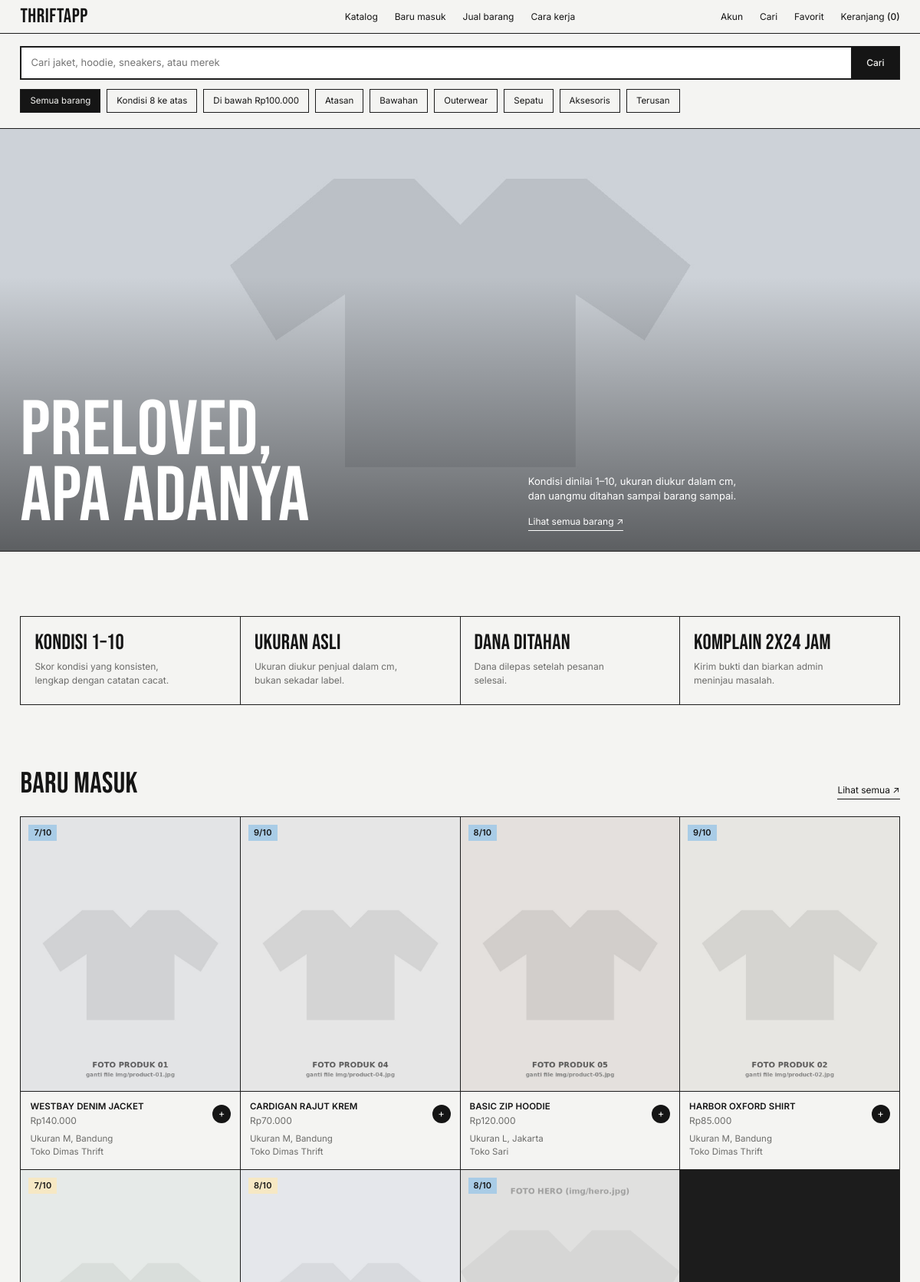
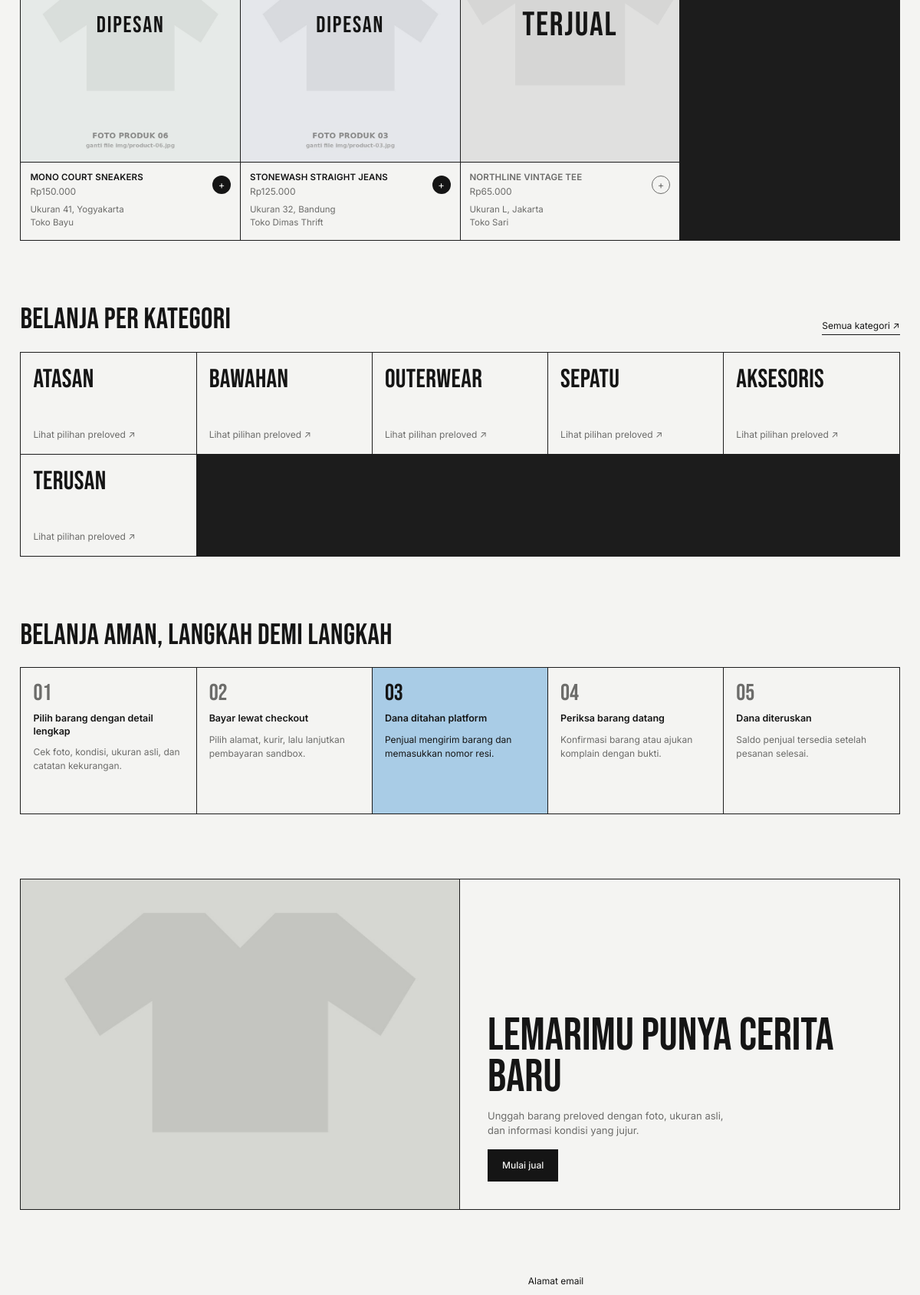
The page / (upper part) on the database its author committed (2 pictures, top to bottom).
### tables this page shows
CREATE TABLE categories (
  id         BIGINT UNSIGNED NOT NULL AUTO_INCREMENT,
  parent_id  BIGINT UNSIGNED NULL,
  name       VARCHAR(60) NOT NULL,
  slug       VARCHAR(80) NOT NULL,
  sort_order SMALLINT NOT NULL DEFAULT 0,
  is_active  TINYINT(1) NOT NULL DEFAULT 1,
  is_new     TINYINT(1) NOT NULL DEFAULT 0,        
  created_at DATETIME NOT NULL DEFAULT CURRENT_TIMESTAMP,
  updated_at DATETIME NOT NULL DEFAULT CURRENT_TIMESTAMP ON UPDATE CURRENT_TIMESTAMP,
  PRIMARY KEY (id),
  UNIQUE KEY uq_categories_slug (slug),
  KEY idx_categories_parent (parent_id),
  CONSTRAINT fk_categories_parent FOREIGN KEY (parent_id) REFERENCES categories (id)
    ON DELETE RESTRICT ON UPDATE CASCADE
);

CREATE TABLE products (
  id                     BIGINT UNSIGNED NOT NULL AUTO_INCREMENT,
  shop_id                BIGINT UNSIGNED NOT NULL,
  category_id            BIGINT UNSIGNED NOT NULL,        
  brand_id               BIGINT UNSIGNED NULL,            
  title                  VARCHAR(150) NOT NULL,
  description            TEXT NULL,
  material               VARCHAR(60) NULL,
  color                  VARCHAR(30) NULL,
  gender                 ENUM('male','female','unisex') NOT NULL DEFAULT 'unisex',
  size_type              ENUM('letter','number','shoe','one_size') NOT NULL DEFAULT 'letter',
  size_label             VARCHAR(10) NOT NULL,            
  price                  BIGINT UNSIGNED NOT NULL,        
  weight_gram            INT UNSIGNED NOT NULL,
  seller_condition_score TINYINT UNSIGNED NOT NULL,       
  condition_score        TINYINT UNSIGNED NOT NULL,       
  status                 ENUM('draft','pending_review','rejected','active','reserved','sold','inactive')
                         NOT NULL DEFAULT 'draft',
  reserved_until         DATETIME NULL,                   
  submitted_at           DATETIME NULL,                   
  published_at           DATETIME NULL,                   
  sold_at                DATETIME NULL,
  created_at             DATETIME NOT NULL DEFAULT CURRENT_TIMESTAMP,
  updated_at             DATETIME NOT NULL DEFAULT CURRENT_TIMESTAMP ON UPDATE CURRENT_TIMESTAMP,
  PRIMARY KEY (id),
  KEY idx_products_shop_status (shop_id, status),
  KEY idx_products_category (category_id, status),
  KEY idx_products_brand (brand_id),
  KEY idx_products_status_pub (status, published_at),
  KEY idx_products_price (price),
  KEY idx_products_condition (condition_score),
  FULLTEXT KEY ft_products_search (title, description),
  CONSTRAINT chk_products_cond   CHECK (condition_score BETWEEN 6 AND 10),
  CONSTRAINT chk_products_scond  CHECK (seller_condition_score BETWEEN 6 AND 10),
  CONSTRAINT chk_products_price  CHECK (price > 0),
  CONSTRAINT fk_products_shop     FOREIGN KEY (shop_id)     REFERENCES shops (id)
    ON DELETE RESTRICT ON UPDATE CASCADE,
  CONSTRAINT fk_products_category FOREIGN KEY (category_id) REFERENCES categories (id)
    ON DELETE RESTRICT ON UPDATE CASCADE,
  CONSTRAINT fk_products_brand    FOREIGN KEY (brand_id)    REFERENCES brands (id)
    ON DELETE SET NULL ON UPDATE CASCADE
);

CREATE TABLE shops (
  id                   BIGINT UNSIGNED NOT NULL AUTO_INCREMENT,
  user_id              BIGINT UNSIGNED NOT NULL,
  name                 VARCHAR(100) NOT NULL,
  slug                 VARCHAR(120) NOT NULL,
  description          TEXT NULL,
  city                 VARCHAR(80)  NOT NULL,
  avatar_path          VARCHAR(255) NULL,
  rating_avg           DECIMAL(2,1) NOT NULL DEFAULT 0.0,    
  review_count         INT UNSIGNED NOT NULL DEFAULT 0,      
  sold_count           INT UNSIGNED NOT NULL DEFAULT 0,      
  avg_response_minutes INT UNSIGNED NULL,                    
  is_active            TINYINT(1) NOT NULL DEFAULT 1,
  created_at           DATETIME NOT NULL DEFAULT CURRENT_TIMESTAMP,
  updated_at           DATETIME NOT NULL DEFAULT CURRENT_TIMESTAMP ON UPDATE CURRENT_TIMESTAMP,
  PRIMARY KEY (id),
  UNIQUE KEY uq_shops_user (user_id),
  UNIQUE KEY uq_shops_slug (slug),
  KEY idx_shops_city (city),
  CONSTRAINT fk_shops_user FOREIGN KEY (user_id) REFERENCES users (id)
    ON DELETE RESTRICT ON UPDATE CASCADE
);

### includes/bootstrap.php (called while the page is built, shortened)
<?php
$config = require __DIR__ . '/../config/config.php';
$pdo = null;
try {
    $dsn = sprintf('mysql:host=%s;port=%s;dbname=%s;charset=utf8mb4', $config['db_host'], $config['db_port'], $config['db_name']);
    $pdo = new PDO($dsn, $config['db_user'], $config['db_pass'], [
        PDO::ATTR_ERRMODE => PDO::ERRMODE_EXCEPTION,
        PDO::ATTR_DEFAULT_FETCH_MODE => PDO::FETCH_ASSOC,
        PDO::ATTR_EMULATE_PREPARES => false,
    ]);
    $pdo->exec("SET time_zone = '+08:00'");
} catch (Throwable $e) {
    $dbError = $e->getMessage();
}
function db(): PDO {
    global $pdo;
    return $pdo;
}
function h(mixed $value): string { return htmlspecialchars((string)$value, ENT_QUOTES | ENT_SUBSTITUTE, 'UTF-8'); }
function route_url(string $route = 'home', array $params = []): string {
    return 'index.php?' . http_build_query(array_merge(['r' => $route], $params));
}
function money(mixed $amount): string { return 'Rp' . number_format((float)$amount, 0, ',', '.'); }
function user(): ?array {
    static $loaded = false;
    static $current = null;
    if ($loaded) return $current;
    $loaded = true;
    if (empty($_SESSION['user_id']) || !$GLOBALS['pdo']) return null;
    $q = db()->prepare("SELECT id,name,email,phone,role,is_seller,status FROM users WHERE id=? LIMIT 1");
    $q->execute([(int)$_SESSION['user_id']]);
    $current = $q->fetch() ?: null;
    return $current;
}
function product_photo_url(?string $path): string {
    $path = str_replace('\\', '/', $path);
    return 'assets/' . ltrim($path, '/');
}
function product_photos(int $productId): array {
    $q = db()->prepare('SELECT * FROM product_photos WHERE product_id=? ORDER BY sort_order,id'); $q->execute([$productId]); return $q->fetchAll();
}
function product_card_image(array $p): string {
    if (!empty($p['main_photo'])) return product_photo_url($p['main_photo']);
    $photos = product_photos((int)$p['id']);
    return $photos ? product_photo_url($photos[0]['path']) : 'assets/img/hero.jpg';
}
function product_catalog_sql(): string {
    return "SELECT p.id,p.title,p.price,p.size_label,p.size_type,p.color,p.gender,p.condition_score,p.status,p.published_at,c.id AS category_id,c.name AS category_name,pc.name AS parent_category_name,b.name AS brand_name,s.id AS shop_id,s.name AS shop_name,s.city AS shop_city,(SELECT COUNT(*) FROM product_defects d WHERE d.product_id=p.id) AS defect_count,(SELECT ph.path FROM product_photos ph WHERE ph.product_id=p.id ORDER BY ph.sort_order,ph.id LIMIT 1) AS main_photo FROM products p JOIN categories c ON c.id=p.category_id LEFT JOIN categories pc ON pc.id=c.parent_id LEFT JOIN brands b ON b.id=p.brand_id JOIN shops s ON s.id=p.shop_id WHERE p.status IN ('active','reserved','sold') AND s.is_active=1";
}

### includes/views_common.php (the view, shortened to what this page needs)
<?php
function page_head(string $title, string $area = 'customer'): void {
    $extra = $area === 'admin' ? '<link rel="stylesheet" href="assets/admin.css">' : ($area === 'seller' ? '<link rel="stylesheet" href="assets/seller.css">' : '');
    echo '<!doctype html><html lang="id"><head><meta charset="utf-8"><meta name="viewport" content="width=device-width,initial-scale=1"><meta name="theme-color" content="#f4f4f2"><title>' . h($title) . ' — ThriftApp</title><link rel="stylesheet" href="assets/style.css"><link rel="stylesheet" href="assets/app.css">' . $extra . '</head><body>';
}
function render_flashes(): void {
    $flashes = pull_flashes();
    if (!$flashes) return;
}
function customer_header(string $active = 'home'): void {
    $u = user();
    $cartCount = 0;
    echo '<header class="top"><a class="logo" href="' . route_url('home') . '">THRIFTAPP</a>';
    echo '<nav class="nav nav--main" aria-label="Utama"><a class="' . ($active==='catalog'?'is-on':'') . '" href="' . route_url('catalog') . '">Katalog</a><a href="' . route_url('catalog',['sort'=>'newest']) . '">Baru masuk</a><a href="' . route_url($u&&((int)$u['is_seller']===1)?'seller_dashboard':'account') . '">Jual barang</a><a href="' . route_url('home') . '#alur">Cara kerja</a></nav>';
    echo '<nav class="nav nav--tools" aria-label="Akun"><a class="hide-s" href="' . route_url($u?'account':'login') . '">' . ($u ? h(explode(' ',$u['name'])[0]) : 'Akun') . '</a><a href="' . route_url('catalog') . '">Cari</a><a class="hide-s" href="' . route_url('favorites') . '">Favorit</a><a href="' . route_url('cart') . '">Keranjang <b data-cart-count>(' . $cartCount . ')</b></a><button class="burger" type="button">Menu</button></nav></header>';
}
function customer_start(string $title, string $active = 'home'): void { page_head($title,'customer'); customer_header($active); render_flashes(); }
function customer_end(): void { customer_footer(); echo '<script>document.querySelector(".burger")?.addEventListener("click",()=>document.querySelector(".nav--main")?.classList.toggle("is-mobile-open"));</script></body></html>'; }
function product_cards(array $products): void {
    echo '<div class="grid products">';
    foreach ($products as $p) {
        $status=(string)($p['status']??'active'); $class=$status==='sold'?' card--sold':($status==='reserved'?' card--reserved':'');
        $img=product_card_image($p);
        echo '<a class="card' . $class . '" href="' . route_url('product',['id'=>(int)$p['id']]) . '"><div class="card__img"><span class="badge">' . (int)$p['condition_score'] . '/10</span><img src="' . h($img) . '" alt="' . h($p['title']) . '" loading="lazy">';
        if($status==='reserved') echo '<span class="sold">DIPESAN</span>'; elseif($status==='sold') echo '<span class="sold">TERJUAL</span>';
        echo '</div><div class="card__info"><span class="card__name">' . h($p['title']) . '</span><span class="plus">+</span><span class="card__price">' . money($p['price']) . '</span><span class="card__meta">Ukuran ' . h($p['size_label']) . ', ' . h($p['shop_city']??'') . '<br>' . h($p['shop_name']??'') . '</span></div></a>';
    }
    echo '</div>';
}
function get_product_cards(int $limit = 12, array $filters = []): array {
    $sql=product_catalog_sql(); $params=[];
    $sort=$filters['sort']??'newest';
    if ($sort==='price_low') $sql.=" ORDER BY p.price ASC,p.published_at DESC";
    elseif ($sort==='price_high') $sql.=" ORDER BY p.price DESC,p.published_at DESC";
    elseif ($sort==='condition') $sql.=" ORDER BY p.condition_score DESC,p.published_at DESC";
    else $sql.=" ORDER BY FIELD(p.status,'active','reserved','sold'),p.published_at DESC,p.created_at DESC";
    $sql.=' LIMIT '.max(1,min(60,$limit));
    $q=db()->prepare($sql); $q->execute($params); return $q->fetchAll();
}

### includes/views_customer.php (shortened to what this page needs)
<?php
function render_home(): void {
    customer_start('Beranda','home');
    $items=get_product_cards(8,['sort'=>'newest']);
    $cats=db()->query('SELECT id,name,slug FROM categories WHERE parent_id IS NULL AND is_active=1 ORDER BY sort_order LIMIT 6')->fetchAll();
    ?>
    <main>
      <section class="page page--tight"><form class="searchbar" method="get" action="index.php"><input type="hidden" name="r" value="catalog"><input aria-label="Cari barang" name="q" placeholder="Cari jaket, hoodie, sneakers, atau merek"><button class="btn" type="submit">Cari</button></form>
        <div class="chips chips--scroll quick" style="margin-top:12px"><a class="chip is-on" href="<?=h(route_url('catalog'))?>">Semua barang</a><a class="chip" href="<?=h(route_url('catalog',['min_condition'=>8]))?>">Kondisi 8 ke atas</a><a class="chip" href="<?=h(route_url('catalog',['max_price'=>100000]))?>">Di bawah Rp100.000</a><?php foreach($cats as $cat): ?><a class="chip" href="<?=h(route_url('catalog',['category_id'=>$cat['id']]))?>"><?=h($cat['name'])?></a><?php endforeach; ?></div>
      </section>
      <section class="hero" style="margin-top:20px;border-top:1px solid var(--line)"><img src="assets/img/hero.jpg" alt="Koleksi thrift terbaru"><div class="hero__in"><h1>PRELOVED,<br>APA ADANYA</h1><div><p>Kondisi dinilai 1–10, ukuran diukur dalam cm, dan uangmu ditahan sampai barang sampai.</p><a class="link" href="<?=h(route_url('catalog'))?>">Lihat semua barang ↗</a></div></div></section>
      <section aria-label="Jaminan" class="sec"><div class="grid trust"><div><b>Kondisi 1–10</b><span>Skor kondisi yang konsisten, lengkap dengan catatan cacat.</span></div><div><b>Ukuran asli</b><span>Ukuran diukur penjual dalam cm, bukan sekadar label.</span></div><div><b>Dana ditahan</b><span>Dana dilepas setelah pesanan selesai.</span></div><div><b>Komplain 2x24 jam</b><span>Kirim bukti dan biarkan admin meninjau masalah.</span></div></div></section>
      <section class="sec"><div class="sec__head"><h2>BARU MASUK</h2><a class="link" href="<?=h(route_url('catalog'))?>">Lihat semua ↗</a></div><?php product_cards($items); ?></section>
      <section class="sec"><div class="sec__head"><h2>BELANJA PER KATEGORI</h2><a class="link" href="<?=h(route_url('catalog'))?>">Semua kategori ↗</a></div><div class="grid cats"><?php foreach($cats as $cat): ?><a class="cat" href="<?=h(route_url('catalog',['category_id'=>$cat['id']]))?>"><b><?=h(strtoupper($cat['name']))?></b><span>Lihat pilihan preloved ↗</span></a><?php endforeach; ?></div></section>
      <section class="sec" id="alur"><div class="sec__head"><h2>BELANJA AMAN, LANGKAH DEMI LANGKAH</h2></div><div class="grid steps"><div class="step"><i>01</i><b>Pilih barang dengan detail lengkap</b><p>Cek foto, kondisi, ukuran asli, dan catatan kekurangan.</p></div><div class="step"><i>02</i><b>Bayar lewat checkout</b><p>Pilih alamat, kurir, lalu lanjutkan pembayaran sandbox.</p></div><div class="step step--key"><i>03</i><b>Dana ditahan platform</b><p>Penjual mengirim barang dan memasukkan nomor resi.</p></div><div class="step"><i>04</i><b>Periksa barang datang</b><p>Konfirmasi barang atau ajukan komplain dengan bukti.</p></div><div class="step"><i>05</i><b>Dana diteruskan</b><p>Saldo penjual tersedia setelah pesanan selesai.</p></div></div></section>
      <section class="sec"><div class="sell"><div class="sell__img"><img src="assets/img/hero-2.jpg" alt="Barang preloved siap menemukan pemilik baru"></div><div class="sell__txt"><h2>LEMARIMU PUNYA CERITA BARU</h2><p>Unggah barang preloved dengan foto, ukuran asli, dan informasi kondisi yang jujur.</p><a class="btn" href="<?=h(route_url(user()?'account':'register'))?>">Mulai jual</a></div></div></section>
      <section class="sec"><div class="news"><form method="post" class="stack-form"><label class="fld">Alamat email</label></form></div></section>
    </main>
    <?php customer_end();
}
    customer_start('Katalog', 'catalog'); ?>

### assets/app.css (style rules this page uses)
button,a,.btn { cursor:pointer }
input,select,textarea { font:inherit;color:var(--ink);border:1px solid var(--line);background:var(--white);border-radius:0;padding:10px 12px;width:100%;min-width:0 }
label { display:block }
.stack-form { display:grid;gap:14px }

### rows shown on the page
categories: name "Atasan", name "ATASAN"
categories: name "Bawahan", name "BAWAHAN"
categories: name "Outerwear", name "OUTERWEAR"
categories: name "Sepatu", name "SEPATU"
categories: name "Aksesoris", name "AKSESORIS"
categories: name "Terusan", name "TERUSAN"
products: condition_score "7", shows a picture, title "WESTBAY DENIM JACKET", price "Rp140.000", size_label "M", shop.city "Bandung", shop.name "Toko Dimas Thrift"
products: condition_score "9", shows a picture, title "CARDIGAN RAJUT KREM", price "Rp70.000", size_label "M", shop.city "Bandung", shop.name "Toko Dimas Thrift"
products: condition_score "8", shows a picture, title "BASIC ZIP HOODIE", price "Rp120.000", size_label "L", shop.city "Jakarta", shop.name "Toko Sari"
products: condition_score "9", shows a picture, title "HARBOR OXFORD SHIRT", price "Rp85.000", size_label "M", shop.city "Bandung", shop.name "Toko Dimas Thrift"
products: condition_score "7", shows a picture, status "DIPESAN", title "MONO COURT SNEAKERS", price "Rp150.000", size_label "41", shop.city "Yogyakarta", shop.name "Toko Bayu"
products: condition_score "8", shows a picture, status "DIPESAN", title "STONEWASH STRAIGHT JEANS", price "Rp125.000", size_label "32", shop.city "Bandung", shop.name "Toko Dimas Thrift"
products: condition_score "8", shows a picture, status "TERJUAL", title "NORTHLINE VINTAGE TEE", price "Rp65.000", size_label "L", shop.city "Jakarta", shop.name "Toko Sari"

### other values the page prints
$cartCount "0"
